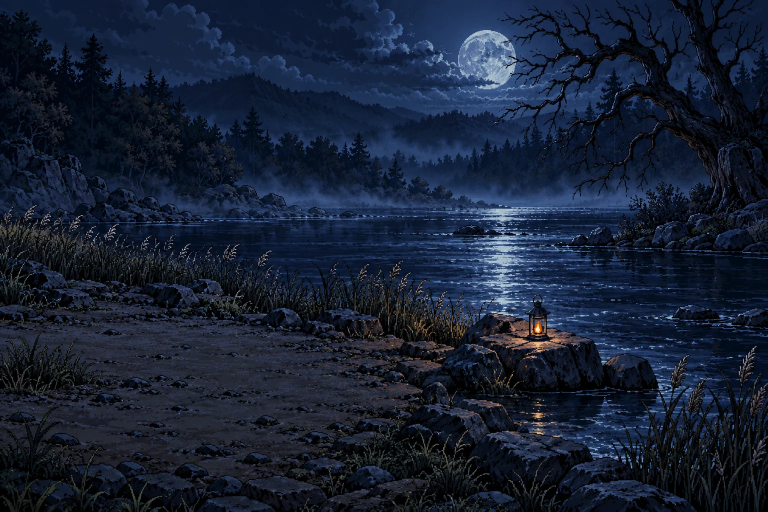
#> input picture art/halloween_headless_rider/headless_rider_horror_04_river.webp, 1536 x 1024 px (shown at 1/2 size)
$ python -i fxkit.py   (imports and definitions only)
#> lines starting #> are read from the running program, lines starting #| are printed output that depends on the picture
#!/usr/bin/env python3
"""fxkit: ground-field battle effects (Hellfire Harvest, Aura of Despair) from the art director's raw layers.

The existing strip builders (ethereal_rebirth / celestial_dew / chakra_overflow) are built around a self-cast effect over
the caster's portrait. These two jutsu are GROUND effects that cover many tiles at once, so this kit adds what that
needs. Pillow only (+ ffmpeg for the optional MP4).

    python3 fxkit.py ingest RAW CODE              # raw QC + trimmed working copy in work/<CODE>.png
    python3 fxkit.py split RAW CODE [--min PX]    # cut a multi-piece sheet (E1 embers, W1 wisps) into work/<CODE>_NN.png
    python3 fxkit.py tile SRC OUT [--opacity A]   # STATIC ground tile: 256 px lossless WebP, alpha scaled, edge-safe
    python3 fxkit.py board OUT.gif [--tile T] [--appear STRIP MS] [--loop STRIP MS] [--pattern all|spiral]
    python3 fxkit.py selftest

How the game draws a ground effect (TheNinjaRPG 58801f9):
- libs/combat/util.ts getBattleGrid: FLAT hexes, width = hexsize, height = hexsize * HEX_ASPECT_RATIO (0.5).
- libs/threejs/combat.ts drawCombatBackground: hexsize = canvas_width / (cols - 0.25 * (cols - 1)).
- libs/threejs/combat.ts 610-680 (per effect, per tile):
    staticAssetPath -> a still Sprite scaled to (w, h): the square tile is squashed to 2:1, so a top-down disc becomes
                       a flat ellipse on the ground. Author still tiles top-down and square; the game adds perspective.
    appearAnimation -> a strip played ONCE at EFFECT_ANIMATION_SIZE = 50 units, square, centred on the tile, layer 5.
    staticAnimation -> the same, looping while the effect lasts.
  So ground-hugging parts of an animation (scorch, mist rings) must be drawn squashed to 0.5 inside the square frame,
  while upright parts (flames, blade, grin, wisps) stay unsquashed. place(..., squash=0.5) does that.
- gameAsset ANIMATION: vertical strip, square frames, frames = count; speed = ms per frame (the Celestial Dew strips run
  36 ms). Spec: >= 112 px frames, lossless WebP, < 460,800 bytes.
"""
import argparse
import math
import os
import random
import subprocess
import sys

from PIL import Image, ImageDraw, ImageFilter

HERE = os.path.dirname(os.path.abspath(__file__))
ROOT = os.path.abspath(os.path.join(HERE, '..', '..', '..'))
ART = os.path.join(ROOT, 'art', 'halloween_headless_rider')
WORK = os.path.join(HERE, 'work')
EXPORTS = os.path.join(HERE, 'exports')

FRAME = 112                 # exported frame size (spec ANIMATION minimum)
S = 448                     # working frame size (4x), downsampled once at export
BYTE_CEILING = 460_800
HEX_ASPECT = 0.5            # HEX_ASPECT_RATIO
STACK = 0.25                # HEX_STACKING_DISPLACEMENT
EFFECT = 50                 # EFFECT_ANIMATION_SIZE, world units = CSS px


# ----------------------------------------------------------------------------------------------- raw handling
# [87 lines left out: functions alpha_stats, edge_touch, ingest, split, not called in this run]


# ----------------------------------------------------------------------------------------------- static tile
def static_tile(src, out, opacity=1.0, size=256, feather=0.06):
    """Square top-down ground tile for staticAssetPath. Scales alpha by `opacity` (readability over units) and feathers
    the outer `feather` of the inscribed circle so neighbouring tiles blend instead of showing square edges."""
#> called with src = '../headless_rider_horror_04_river.webp', out = 'out.png', opacity = 1, size = 256, feather = 0.06
    img = Image.open(src).convert('RGBA')
    side = max(img.size)
#> side = 1536
    sq = Image.new('RGBA', (side, side), (0, 0, 0, 0))
#> sq: PIL image 1536x1536 RGBA; every value is 0
    sq.paste(img, ((side - img.width) // 2, (side - img.height) // 2))
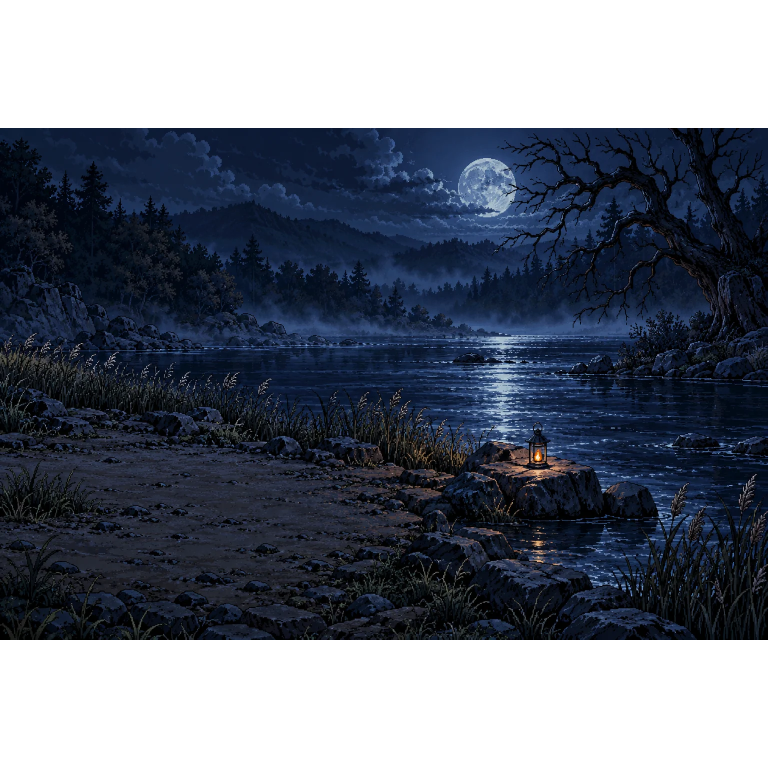
#> sq: PIL image 1536x1536 RGBA (shown at 1/2 size); mean R, G, B, A 15.2, 22, 34.7, 170; transparent parts drawn white
    sq = sq.resize((size, size), Image.LANCZOS)
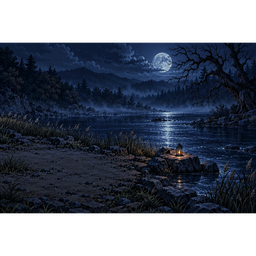
#> sq: PIL image 256x256 RGBA; mean R, G, B, A 15.3, 22.2, 35.2, 170; transparent parts drawn white
    mask = Image.new('L', (size, size), 0)
#> mask: PIL image 256x256 L; every value is 0
    d = ImageDraw.Draw(mask)
    steps = max(1, int(size * feather))
    for i in range(steps + 1):
        v = int(255 * i / steps)
        r = size / 2 - (steps - i)
        d.ellipse((size / 2 - r, size / 2 - r, size / 2 + r, size / 2 + r), fill=v)
    a = sq.getchannel('A')
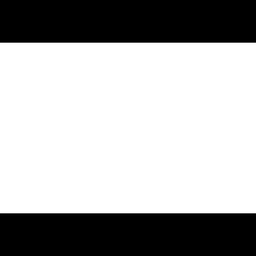
#> a: PIL image 256x256 L; min 0, max 255, mean 170
    a = Image.composite(a, Image.new('L', a.size, 0), mask).point(lambda v: int(v * opacity))
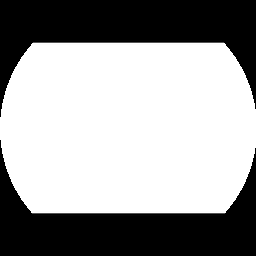
#> a: PIL image 256x256 L; min 0, max 255, mean 157
    sq.putalpha(a.point(lambda v: 0 if v < 4 else v))
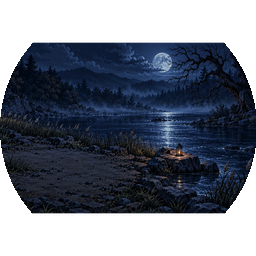
#> sq: PIL image 256x256 RGBA; mean R, G, B, A 15.3, 22.2, 35.2, 157; transparent parts drawn white
    os.makedirs(os.path.dirname(os.path.abspath(out)), exist_ok=True)
    sq.save(out, lossless=True, method=6)
    b = os.path.getsize(out)
    print(f'tile {out}: {size}x{size}, opacity {opacity}, {b} bytes ({"OK" if b < BYTE_CEILING else "OVER CEILING"})')
    return out


# ----------------------------------------------------------------------------------------------- frame compositing
def frame():
    return Image.new('RGBA', (S, S), (0, 0, 0, 0))


# [42 lines left out: functions place, wipe, not called in this run]


def ease_out(t):
    return 1 - (1 - t) ** 3


def ease_in(t):
    return t ** 3


def seg(t, a, b):
    """0..1 progress of t through [a, b]."""
    return max(0.0, min(1.0, (t - a) / (b - a))) if b > a else float(t >= b)


# [50 lines left out: functions to_export, save_strip, strip_frames, hex_board, spiral_tiles, not called in this run]


def _hex_poly(x, y, w, h):
    return [(x - w / 2, y), (x - w / 4, y - h / 2), (x + w / 4, y - h / 2), (x + w / 2, y), (x + w / 4, y + h / 2),
            (x - w / 4, y + h / 2)]


# [97 lines left out: functions board, selftest, main, not called in this run]


# [2 lines not run here, left out]

>>> result = static_tile('../headless_rider_horror_04_river.webp', 'out.png')

$ run again, on art/halloween_headless_rider/headless_rider_horror_02_village_dawn.webp
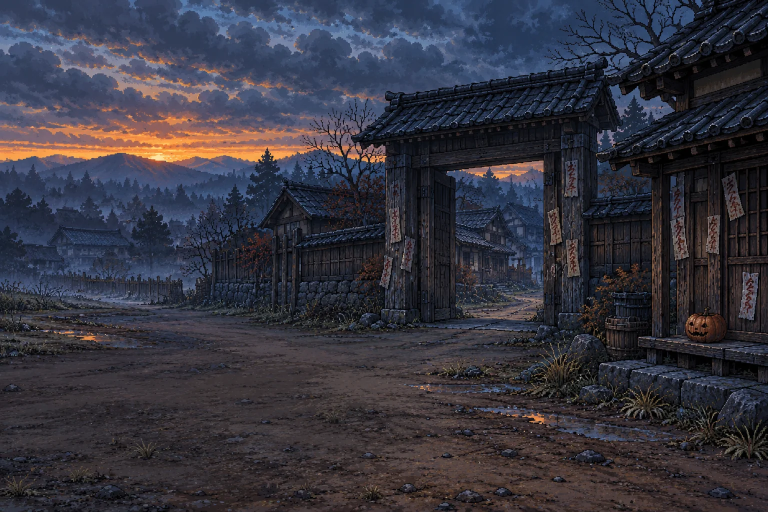
#> input picture art/halloween_headless_rider/headless_rider_horror_02_village_dawn.webp, 1536 x 1024 px (shown at 1/2 size)
#> in static_tile, `sq = sq.resize((size, size), Image.LANCZOS)`:
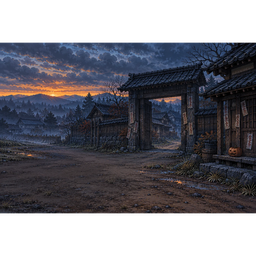
#> sq: PIL image 256x256 RGBA; mean R, G, B, A 36.6, 36.1, 43.2, 170; transparent parts drawn white
#> mask: PIL image 256x256 L; every value is 0
#> in static_tile, `sq.putalpha(a.point(lambda v: 0 if v < 4 else v))`:
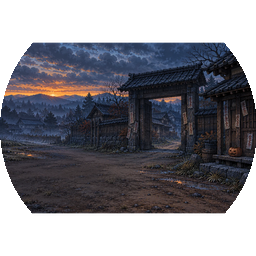
#> sq: PIL image 256x256 RGBA; mean R, G, B, A 36.6, 36.1, 43.2, 157; transparent parts drawn white

$ run again, on art/halloween_headless_rider/headless_rider_horror_03_ruined_village.webp
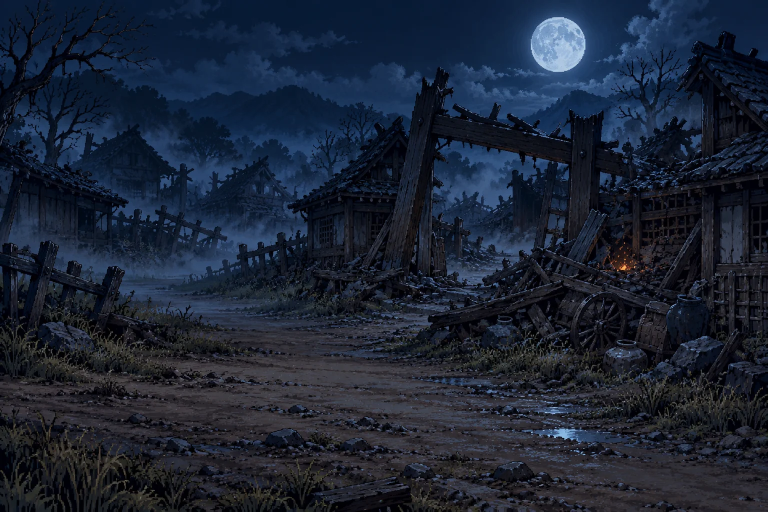
#> input picture art/halloween_headless_rider/headless_rider_horror_03_ruined_village.webp, 1536 x 1024 px (shown at 1/2 size)
#> in static_tile, `sq = sq.resize((size, size), Image.LANCZOS)`:
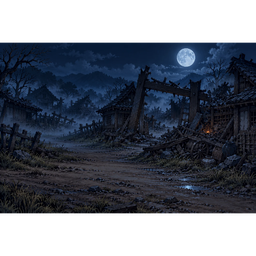
#> sq: PIL image 256x256 RGBA; mean R, G, B, A 18.5, 24.4, 35.5, 170; transparent parts drawn white
#> mask: PIL image 256x256 L; every value is 0
#> in static_tile, `sq.putalpha(a.point(lambda v: 0 if v < 4 else v))`:
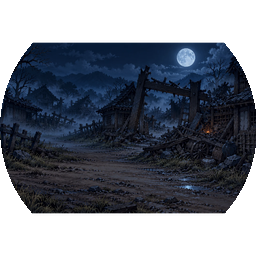
#> sq: PIL image 256x256 RGBA; mean R, G, B, A 18.5, 24.4, 35.5, 157; transparent parts drawn white
